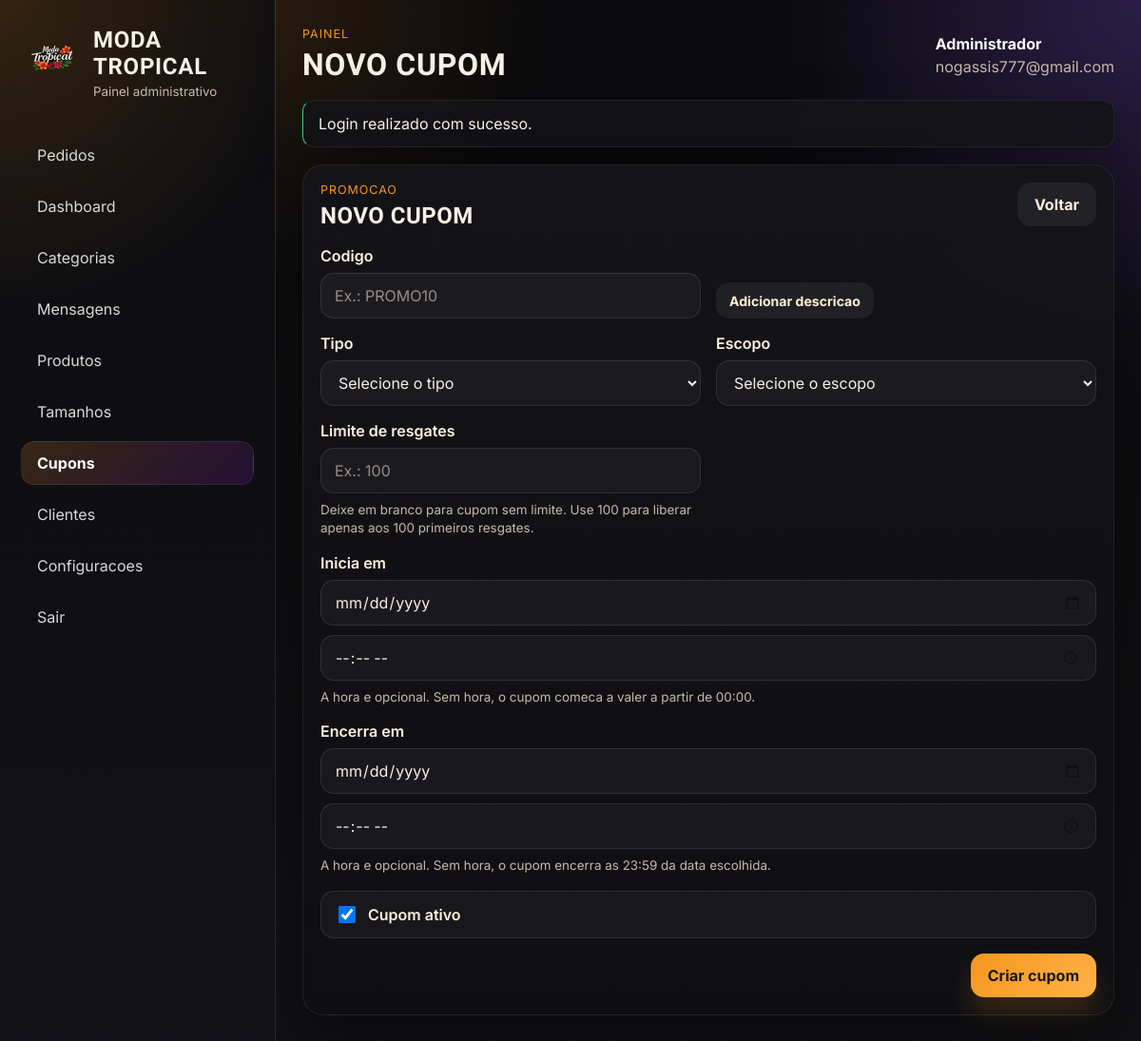
Screenshot of /admin/cupom_form.php (signed in) with the database file from the repository.
### tables this page shows
CREATE TABLE `configuracoes` (
  `id` int(10) unsigned NOT NULL AUTO_INCREMENT,
  `nome_estabelecimento` varchar(160) NOT NULL,
  `descricao_loja` text DEFAULT NULL,
  `logo` varchar(255) DEFAULT NULL,
  `telefone_whatsapp` varchar(30) DEFAULT NULL,
  `endereco` varchar(255) DEFAULT NULL,
  `horario_funcionamento` varchar(255) DEFAULT NULL,
  `cor_primaria` varchar(20) NOT NULL DEFAULT '#4d137a',
  `cor_secundaria` varchar(20) NOT NULL DEFAULT '#7f56d9',
  `criado_em` timestamp NOT NULL DEFAULT current_timestamp(),
  PRIMARY KEY (`id`)
);

### includes/functions.php (called while the page is built, shortened)
<?php
function app_url(string $path = ''): string
{
    $baseUrl = rtrim(APP_URL, '/');
    return ($baseUrl !== '' ? $baseUrl : '') . '/' . ltrim($path, '/');
}
function asset_url(string $path): string
{
    $normalizedPath = ltrim($path, '/');
    $absolutePath = BASE_PATH . '/' . str_replace('/', DIRECTORY_SEPARATOR, $normalizedPath);
    $url = app_url($normalizedPath);
    $version = filemtime($absolutePath);
    return $url . '?v=' . rawurlencode((string) $version);
}
function e(?string $value): string
{
    return htmlspecialchars((string) $value, ENT_QUOTES, 'UTF-8');
}
function pull_flashes(): array
{
    $messages = $_SESSION['flash_messages'] ?? [];
    return $messages;
}
function posted_value(string $key, mixed $default = ''): mixed
{
    return $_POST[$key] ?? $default;
}
function checked(mixed $value, mixed $expected = 1): string
{
    return (string) $value === (string) $expected ? 'checked' : '';
}
function fetch_store_settings(): array
{
    $statement = db()->query('SELECT * FROM configuracoes ORDER BY id ASC LIMIT 1');
    $settings = $statement->fetch() ?: [
        'nome_estabelecimento' => 'Sua Loja',
        'descricao_loja' => 'Atualize as configuracoes da loja no painel administrativo.',
        'logo' => '',
        'telefone_whatsapp' => '',
        'endereco' => '',
        'horario_funcionamento' => '',
        'cor_primaria' => '#D97A6C',
        'cor_secundaria' => '#97B39B',
    ];
    return $settings;
}
function admin_nav_active(string $currentPage, string $expectedPage): string
{
    return $currentPage === $expectedPage ? 'is-active' : '';
}

### config/database.php (called while the page is built, shortened)
<?php
function db(): PDO
{
    static $pdo = null;
    if ($pdo instanceof PDO) {
        return $pdo;
    }
    $dsn = sprintf(
        'mysql:host=%s;port=%s;dbname=%s;charset=%s',
        DB_HOST,
        DB_PORT,
        DB_NAME,
        DB_CHARSET
    );
    $options = [
        PDO::ATTR_ERRMODE => PDO::ERRMODE_EXCEPTION,
        PDO::ATTR_DEFAULT_FETCH_MODE => PDO::FETCH_ASSOC,
        PDO::ATTR_EMULATE_PREPARES => false,
    ];
    try {
        $pdo = new PDO($dsn, DB_USER, DB_PASS, $options);
    } catch (PDOException $exception) {
        http_response_code(500);
        exit('Falha ao conectar ao banco de dados. Verifique o arquivo config/database.php e a importacao do SQL.');
    }
    return $pdo;
}

### includes/auth.php (called while the page is built, shortened)
<?php
function is_admin_logged_in(): bool
{
    return !empty($_SESSION['admin_id']);
}
function current_admin(): ?array
{
    static $admin = null;
    if ($admin !== null) {
        return $admin;
    }
    $statement = db()->prepare('SELECT id, nome, email, criado_em FROM admins WHERE id = :id LIMIT 1');
    $statement->execute(['id' => (int) $_SESSION['admin_id']]);
    $admin = $statement->fetch() ?: null;
    return $admin;
}
function require_admin_auth(): void
{
    if (current_admin() === null) {
        logout_admin();
        set_flash('error', 'Faca login para acessar o painel.');
        redirect('admin/login.php');
    }
}

### admin/cupom_form.php (the view, shortened to what this page needs)
<?php
require_admin_auth();
$couponId = isset($_GET['id']) ? (int) $_GET['id'] : null;
$editing = $couponId !== null && $couponId > 0;
$coupon = $editing ? find_coupon($couponId) : null;
$currentAdminPage = 'cupons';
$pageTitle = $editing ? 'Editar Cupom' : 'Novo Cupom';
$formData = [
    'codigo' => (string) posted_value('codigo', $coupon['codigo'] ?? ''),
    'descricao' => (string) posted_value('descricao', $coupon['descricao'] ?? ''),
    'tipo' => (string) posted_value('tipo', $coupon['tipo'] ?? ''),
    'escopo' => (string) posted_value('escopo', $coupon['escopo'] ?? ''),
    'valor_desconto' => (string) posted_value('valor_desconto', isset($coupon['valor_desconto']) ? number_format((float) $coupon['valor_desconto'], 2, ',', '.') : ''),
    'subtotal_minimo' => (string) posted_value('subtotal_minimo', isset($coupon['subtotal_minimo']) ? number_format((float) $coupon['subtotal_minimo'], 2, ',', '.') : '0,00'),
    'limite_resgates' => (string) posted_value('limite_resgates', isset($coupon['limite_resgates']) && (int) $coupon['limite_resgates'] > 0 ? (string) ((int) $coupon['limite_resgates']) : ''),
    'starts_at_date' => (string) posted_value('starts_at_date', !empty($coupon['starts_at']) ? date('Y-m-d', strtotime((string) $coupon['starts_at'])) : ''),
    'starts_at_time' => (string) posted_value('starts_at_time', !empty($coupon['starts_at']) ? date('H:i', strtotime((string) $coupon['starts_at'])) : ''),
    'ends_at_date' => (string) posted_value('ends_at_date', !empty($coupon['ends_at']) ? date('Y-m-d', strtotime((string) $coupon['ends_at'])) : ''),
    'ends_at_time' => (string) posted_value('ends_at_time', !empty($coupon['ends_at']) ? date('H:i', strtotime((string) $coupon['ends_at'])) : ''),
    'ativo' => (string) posted_value('ativo', (string) ($coupon['ativo'] ?? '1')),
];
$descriptionToggleLabel = trim($formData['descricao']) !== ''
    ? 'Editar descricao'
    : 'Adicionar descricao';
require BASE_PATH . '/includes/admin_header.php';
?>
<section class="panel-card panel-card--form">
    <div class="panel-card__header">
        <div>
            <p class="panel-card__eyebrow">promocao</p>
            <h2><?= e($pageTitle); ?></h2>
        </div>
        <a class="button button--ghost" href="<?= e(app_url('admin/cupons.php')); ?>">Voltar</a>
    </div>
    <form method="post" class="admin-form">
        <div class="form-grid">
            <div class="form-row">
                <label for="codigo">Codigo</label>
                <input id="codigo" name="codigo" type="text" required value="<?= e($formData['codigo']); ?>" placeholder="Ex.: PROMO10">
            </div>
            <div class="form-row form-row--button-align">
                <button
                    class="button button--ghost button--small button--fit"
                    type="button"
                    data-optional-field-toggle="#coupon-description-row"
                    data-optional-field-input="#descricao"
                    data-label-open="<?= e($descriptionToggleLabel); ?>"
                    data-label-close="Ocultar descricao"
                    data-clear-on-hide="true"
                >
                </button>
            </div>
            <div class="form-row">
                <label for="tipo">Tipo</label>
                <select id="tipo" name="tipo" required>
                    <option value="">Selecione o tipo</option>
                </select>
            </div>
            <div class="form-row">
                <label for="escopo">Escopo</label>
                <select id="escopo" name="escopo" required>
                    <option value="">Selecione o escopo</option>
                </select>
            </div>
            <div class="form-row">
                <label for="limite_resgates">Limite de resgates</label>
                <input id="limite_resgates" name="limite_resgates" type="number" min="1" step="1" value="<?= e($formData['limite_resgates']); ?>" placeholder="Ex.: 100">
                <small class="form-hint">Deixe em branco para cupom sem limite. Use 100 para liberar apenas aos 100 primeiros resgates.</small>
            </div>
            <div class="form-row form-row--wide">
                <label for="starts_at_date">Inicia em</label>
                <div class="coupon-datetime-grid">
                    <input id="starts_at_date" name="starts_at_date" type="date" value="<?= e($formData['starts_at_date']); ?>">
                    <input id="starts_at_time" name="starts_at_time" type="time" value="<?= e($formData['starts_at_time']); ?>">
                </div>
                <small class="form-hint">A hora e opcional. Sem hora, o cupom comeca a valer a partir de 00:00.</small>
            </div>
            <div class="form-row form-row--wide">
                <label for="ends_at_date">Encerra em</label>
                <div class="coupon-datetime-grid">
                    <input id="ends_at_date" name="ends_at_date" type="date" value="<?= e($formData['ends_at_date']); ?>">
                    <input id="ends_at_time" name="ends_at_time" type="time" value="<?= e($formData['ends_at_time']); ?>">
                </div>
                <small class="form-hint">A hora e opcional. Sem hora, o cupom encerra as 23:59 da data escolhida.</small>
            </div>
            <div class="form-row form-row--toggle form-row--wide">
                <label class="checkbox-row">
                    <input name="ativo" type="checkbox" value="1" <?= checked($formData['ativo'], 1); ?>>
                    <span>Cupom ativo</span>
                </label>
            </div>
        </div>
        <div class="form-actions">
            <button class="button button--primary" type="submit"><?= $editing ? 'Salvar alteracoes' : 'Criar cupom'; ?></button>
        </div>
    </form>
</section>
<?php require BASE_PATH . '/includes/admin_footer.php'; ?>

### includes/admin_header.php (shortened to what this page needs)
<?php
$storeSettings = fetch_store_settings();
$pageTitle = $pageTitle ?? 'Painel Administrativo';
$currentAdminPage = $currentAdminPage ?? '';
$admin = current_admin();
$flashes = pull_flashes();
?>
<!DOCTYPE html>
<html lang="pt-BR">
<head>
    <link rel="stylesheet" href="<?= e(asset_url('assets/css/admin.css')); ?>">
</head>
<body class="admin-body">
    <div class="admin-shell">
        <aside class="admin-sidebar" id="admin-sidebar" data-admin-sidebar>
            <div class="admin-sidebar__header">
                <a class="admin-brand admin-brand--sidebar" href="<?= e(app_url('admin/index.php')); ?>">
                    <?php if (!empty($storeSettings['logo'])): ?>
                        <span class="admin-brand__logo">
                            <img src="<?= e(app_url($storeSettings['logo'])); ?>" alt="Logo da loja">
                        </span>
                    <?php else: ?>
                        <span class="admin-brand__badge">CD</span>
                    <?php endif; ?>
                    <div>
                        <strong><?= e($storeSettings['nome_estabelecimento'] ?? 'Sua Loja'); ?></strong>
                        <small>Painel administrativo</small>
                    </div>
                </a>
            </div>
            <nav class="admin-nav">
                <a data-admin-nav-link class="<?= e(admin_nav_active($currentAdminPage, 'pedidos')); ?>" href="<?= e(app_url('admin/pedidos.php')); ?>">Pedidos</a>
                <a data-admin-nav-link class="<?= e(admin_nav_active($currentAdminPage, 'dashboard')); ?>" href="<?= e(app_url('admin/index.php')); ?>">Dashboard</a>
                <a data-admin-nav-link class="<?= e(admin_nav_active($currentAdminPage, 'categorias')); ?>" href="<?= e(app_url('admin/categorias.php')); ?>">Categorias</a>
                <a data-admin-nav-link class="<?= e(admin_nav_active($currentAdminPage, 'mensagens')); ?>" href="<?= e(app_url('admin/mensagens.php')); ?>">Mensagens</a>
                <a data-admin-nav-link class="<?= e(admin_nav_active($currentAdminPage, 'produtos')); ?>" href="<?= e(app_url('admin/produtos.php')); ?>">Produtos</a>
                <a data-admin-nav-link class="<?= e(admin_nav_active($currentAdminPage, 'sabores')); ?>" href="<?= e(app_url('admin/tamanhos.php')); ?>">Tamanhos</a>
                <a data-admin-nav-link class="<?= e(admin_nav_active($currentAdminPage, 'cupons')); ?>" href="<?= e(app_url('admin/cupons.php')); ?>">Cupons</a>
                <a data-admin-nav-link class="<?= e(admin_nav_active($currentAdminPage, 'clientes')); ?>" href="<?= e(app_url('admin/clientes.php')); ?>">Clientes</a>
                <a data-admin-nav-link class="<?= e(admin_nav_active($currentAdminPage, 'configuracoes')); ?>" href="<?= e(app_url('admin/configuracoes.php')); ?>">Configuracoes</a>
                <a data-admin-nav-link href="<?= e(app_url('admin/logout.php')); ?>">Sair</a>
            </nav>
        </aside>
        <main class="admin-main">
            <header class="admin-topbar">
                <div>
                    <p class="admin-topbar__eyebrow">Painel</p>
                    <h1><?= e($pageTitle); ?></h1>
                </div>
                <div class="admin-user">
                    <strong><?= e($admin['nome'] ?? 'Administrador'); ?></strong>
                    <span><?= e($admin['email'] ?? ''); ?></span>
                </div>
            </header>
            <?php if ($flashes): ?>
                <div class="flash-stack flash-stack--admin">
                    <?php foreach ($flashes as $flash): ?>
                        <div class="flash flash--<?= e($flash['type']); ?>"><?= e($flash['message']); ?></div>
                    <?php endforeach; ?>
                </div>
            <?php endif; ?>

### rows the page displays
configuracoes: logo (picture), nome_estabelecimento "MODA TROPICAL"

### other values shown
$pageTitle "NOVO CUPOM"
$admin['nome'] "Administrador"
$admin['email'] "nogassis777@gmail.com"
$flash['message'] "Login realizado com sucesso."
